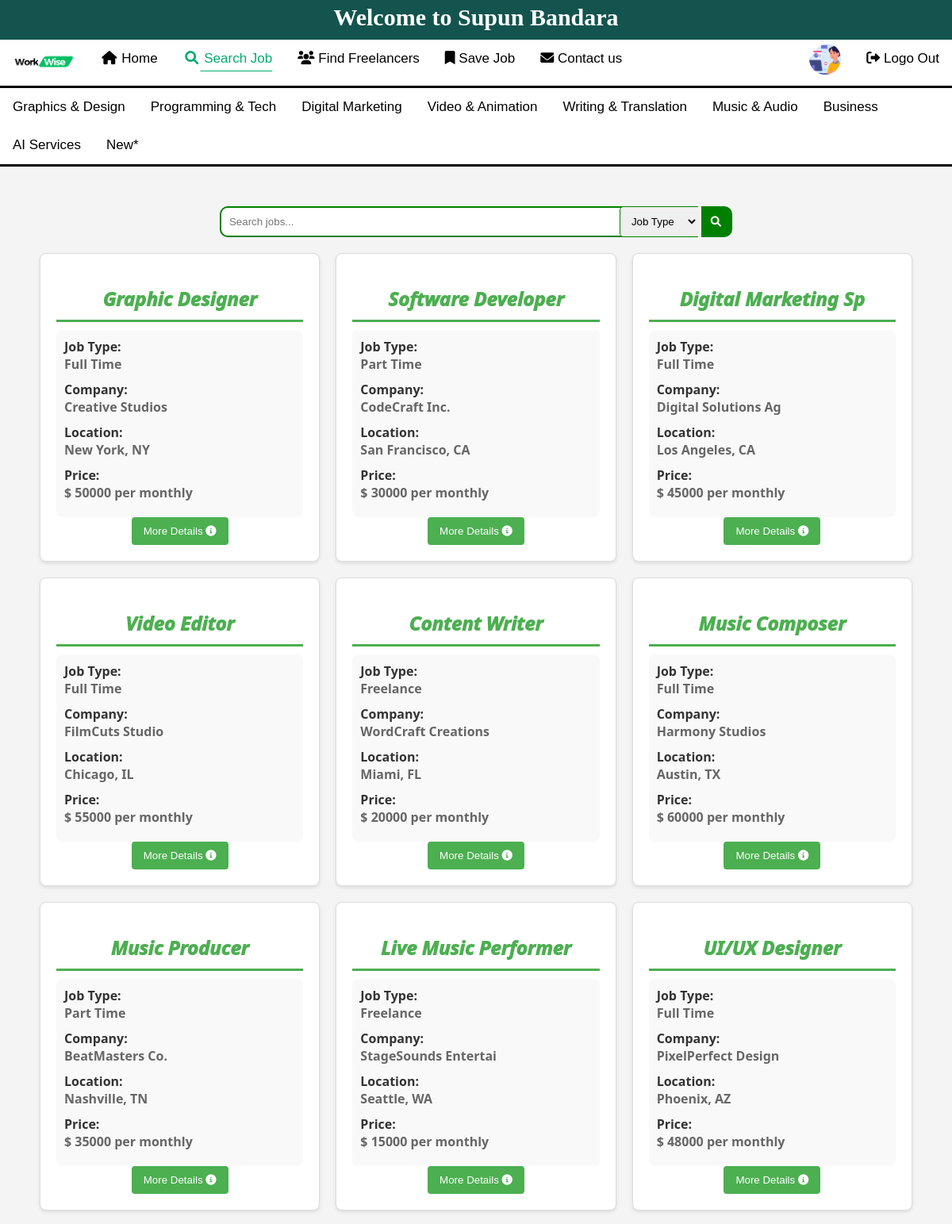
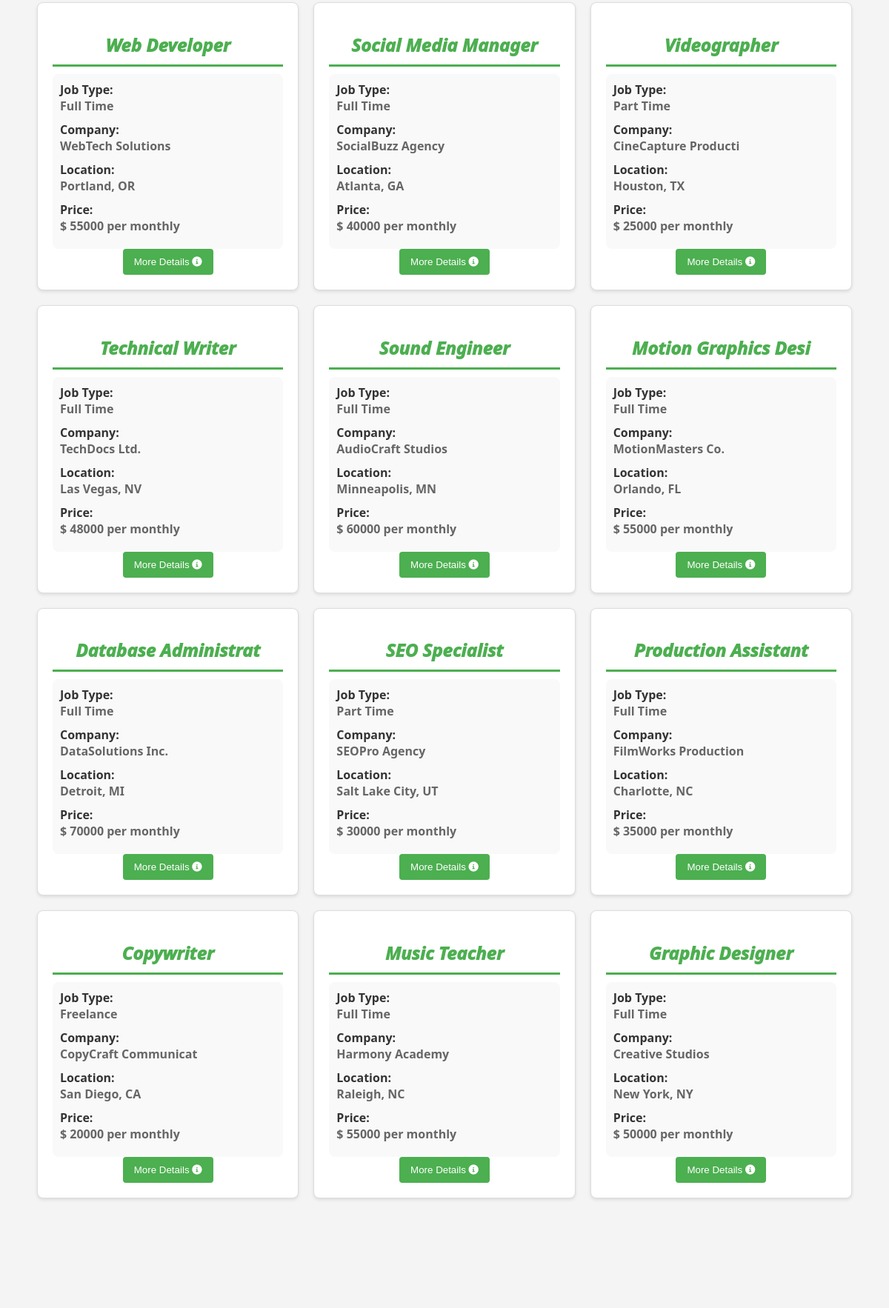
/PHP/user/user.php (signed in, upper part), run on the app's committed database (2 pictures, top to bottom).
### tables this page shows
CREATE TABLE `jobtable` (
  `jobId` int(10) NOT NULL,
  `userId` int(11) NOT NULL,
  `category` varchar(32) NOT NULL,
  `title` varchar(20) NOT NULL,
  `jobType` varchar(10) NOT NULL,
  `company` varchar(20) NOT NULL,
  `location` varchar(32) NOT NULL,
  `price` int(10) NOT NULL,
  `exitDay` date NOT NULL,
  `responsibilities` varchar(120) NOT NULL,
  `requirements` varchar(200) NOT NULL,
  `payment` int(11) NOT NULL
);

### PHP/user/user.php (the view, shortened to what this page needs)
<?php include("../conn.php"); ?>
<?php
$note = "";
if (isset($_GET["search"]) || isset($_GET["filter"])) {
    $search1 = $_GET["search"];
    $filter = $_GET["filter"];
    $search = mysqli_real_escape_string($conn, $search1);
    if (!empty($search)) {
        if ($filter == "All Type") {
            $sql = "SELECT * FROM jobtable WHERE (title LIKE '%$search%' OR company LIKE '%$search%' OR location LIKE '%$search%' OR price LIKE '%$search%' OR exitDay LIKE '%$search%')";
            $result = mysqli_query($conn, $sql);
            if ($result == false) {
            }
        } else if ($filter == "Full Time" || $filter == "Part Time") {
            $sql = "SELECT * FROM jobtable WHERE (title LIKE '%$search%' OR company LIKE '%$search%' OR location LIKE '%$search%' OR price LIKE '%$search%' OR exitDay LIKE '%$search%') AND jobType = '$filter'";
            $result = mysqli_query($conn, $sql);
            if ($result == false) {
            }
        } else {
        }
    } else {
        if ($filter == "Full Time" || $filter == "Part Time") {
            $sql = "SELECT * FROM jobtable WHERE jobType = '$filter'";
            $result = mysqli_query($conn, $sql);
            if ($result == false) {
                $note = "Data not found.";
            }
        } else {
            $sql = "SELECT * FROM jobtable ";
        }
    }
} else {
    $sql = "SELECT * FROM jobtable ";
}
$result = mysqli_query($conn, $sql);
?>
<!DOCTYPE html>
<html lang="en">
<head>
    <link rel="stylesheet" href="https://cdnjs.cloudflare.com/ajax/libs/font-awesome/4.7.0/css/font-awesome.min.css">
    <link rel="stylesheet" href="../../CSS/job_list.css">
    <link rel="stylesheet" href="https://cdnjs.cloudflare.com/ajax/libs/font-awesome/6.0.0/css/all.min.css">
</head>
<body>
    <?php include_once("login_header.php"); ?>
    <?php include_once("login_navbar.php"); ?>
    <?php include_once("login_ctg_bar.php"); ?>
    <form action="user.php" method="get">
        <div class="searchbar">
            <input id="fsearch" type="search" name="search" placeholder="<?php if (isset($_GET["search"])) {
                                                                                echo $_GET["search"];
                                                                            } else {
                                                                                echo "Search jobs...";
                                                                            } ?>">
            <select name="filter" id="idcheck ">
                <option value="All Type">Job Type</option>
            </select>
            <button type="submit" name="submit"><i class="fa fa-fw fa-search"></i></button>
        </div>
    </form>
    <div class="job_listings">
        <div class="job_row">
            <?php
            if ($result && mysqli_num_rows($result) > 0) {
                while ($row = mysqli_fetch_assoc($result)) {
            ?>
                    <div class="job">
                        <h2>
                            <?php echo $row["title"]; ?>
                        </h2>
                        <div class="job_details">
                            <h4>Job Type:</h4>
                            <p>
                                <?php echo $row['jobType']; ?>
                            </p>
                            <h4>Company:</h4>
                            <p>
                                <?php echo $row['company']; ?>
                            </p>
                            <h4>Location:</h4>
                            <p>
                                <?php echo $row['location']; ?>
                            </p>
                            <h4>Price:</h4>
                            <p>$
                                <?php echo $row['price']; ?> per monthly
                            </p>
                        </div>
                        <center>
                            <form action="more_details.php" method="get">
                                <button class="apply-btn" type="submit" name="apply">
                                    More Details <i class="fas fa-info-circle"></i>
                                </button>
                            </form>
                        </center>
                    </div>
                <?php
                }
                ?>
        </div>
    </div>
<?php
            }
?>
<?php if ($note != 'Data not found.') {
    include_once('login_footer.php');
}

### CSS/job_list.css (style rules this page uses)
body { margin: 0; padding: 0; background-color: #f4f4f4; }
.searchbar { width: 100%; text-align: center; justify-content: center; }
input , button,select { margin-top: 50px; padding: 10px; border-style: solid; border-color: green; }
.searchbar input { width: 50%; border-top-left-radius: 10px; border-bottom-left-radius: 10px; border-right-style: none; }
.searchbar button { border-top-right-radius: 10px; border-bottom-right-radius: 10px; border-left-style: none; background-color: green; margin-left: 0; }
select { border-radius: 5px; border-top-right-radius: 0; border-bottom-right-radius: 0; border-style: solid; border-right-style: none; margin-left: -100px; position: sticky; }
button i { color: white; }
.job_listings { font-family: 'Segoe UI', Tahoma, Geneva, Verdana, sans-serif; max-width: 1100px; margin: 20px auto; }
.job_row { display: grid; grid-template-columns: repeat(3, 1fr); gap: 20px; }
.job { border: 1px solid #ddd; background-color: #fff; padding: 20px; border-radius: 8px; box-shadow: 0 2px 4px rgba(0, 0, 0, 0.1); transition: transform 0.3s ease-in-out; }
h2 { text-align: center; font-style: italic; font-weight: 1000; margin-bottom: 10px; color: #4CAF50; padding-bottom: 10px; border-bottom-style: solid; }
p { color: #666; font-weight: 600; margin-bottom: 8px; padding-bottom: 10px; }
.job_details { background-color: #f9f9f9; padding: 10px; border-radius: 8px; }
.job_details h4 { margin: 0; color: #333; }
.job_details p { margin: 0; color: #666; }
.apply-btn { margin: 0; background-color: #4CAF50; color: #fff; padding: 10px 15px; border: none; border-radius: 4px; cursor: pointer; transition: background-color 0.3s ease-in-out; }

### PHP/user/login_header.php (style rules this page uses)
body { margin: 0; }

### data on the page
jobtable: title "Graphic Designer", jobType "Full Time", company "Creative Studios", location "New York, NY", price "50000"
jobtable: title "Software Developer", jobType "Part Time", company "CodeCraft Inc.", location "San Francisco, CA", price "30000"
jobtable: title "Digital Marketing Sp", jobType "Full Time", company "Digital Solutions Ag", location "Los Angeles, CA", price "45000"
jobtable: title "Video Editor", jobType "Full Time", company "FilmCuts Studio", location "Chicago, IL", price "55000"
jobtable: title "Content Writer", jobType "Freelance", company "WordCraft Creations", location "Miami, FL", price "20000"
jobtable: title "Music Composer", jobType "Full Time", company "Harmony Studios", location "Austin, TX", price "60000"
jobtable: title "Music Producer", jobType "Part Time", company "BeatMasters Co.", location "Nashville, TN", price "35000"
jobtable: title "Live Music Performer", jobType "Freelance", company "StageSounds Entertai", location "Seattle, WA", price "15000"
jobtable: title "UI/UX Designer", jobType "Full Time", company "PixelPerfect Design", location "Phoenix, AZ", price "48000"
jobtable: title "Web Developer", jobType "Full Time", company "WebTech Solutions", location "Portland, OR", price "55000"
jobtable: title "Social Media Manager", jobType "Full Time", company "SocialBuzz Agency", location "Atlanta, GA", price "40000"
jobtable: title "Videographer", jobType "Part Time", company "CineCapture Producti", location "Houston, TX", price "25000"
jobtable: title "Technical Writer", jobType "Full Time", company "TechDocs Ltd.", location "Las Vegas, NV", price "48000"
jobtable: title "Sound Engineer", jobType "Full Time", company "AudioCraft Studios", location "Minneapolis, MN", price "60000"
jobtable: title "Motion Graphics Desi", jobType "Full Time", company "MotionMasters Co.", location "Orlando, FL", price "55000"
jobtable: title "Database Administrat", jobType "Full Time", company "DataSolutions Inc.", location "Detroit, MI", price "70000"
jobtable: title "SEO Specialist", jobType "Part Time", company "SEOPro Agency", location "Salt Lake City, UT", price "30000"
jobtable: title "Production Assistant", jobType "Full Time", company "FilmWorks Production", location "Charlotte, NC", price "35000"
jobtable: title "Copywriter", jobType "Freelance", company "CopyCraft Communicat", location "San Diego, CA", price "20000"
jobtable: title "Music Teacher", jobType "Full Time", company "Harmony Academy", location "Raleigh, NC", price "55000"
jobtable: title "Graphic Designer", jobType "Full Time", company "Creative Studios", location "New York, NY", price "50000"
